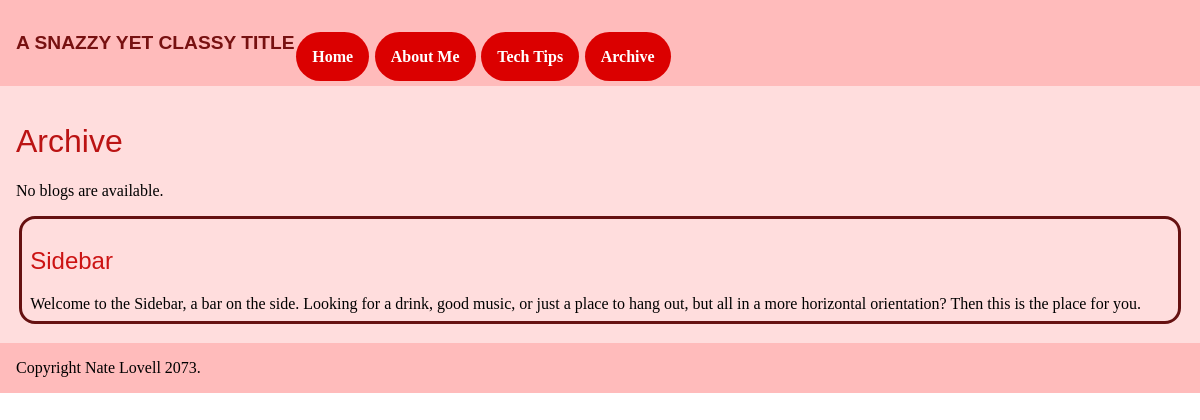
/blog/archive/, run on an earlier commit of the app's database.
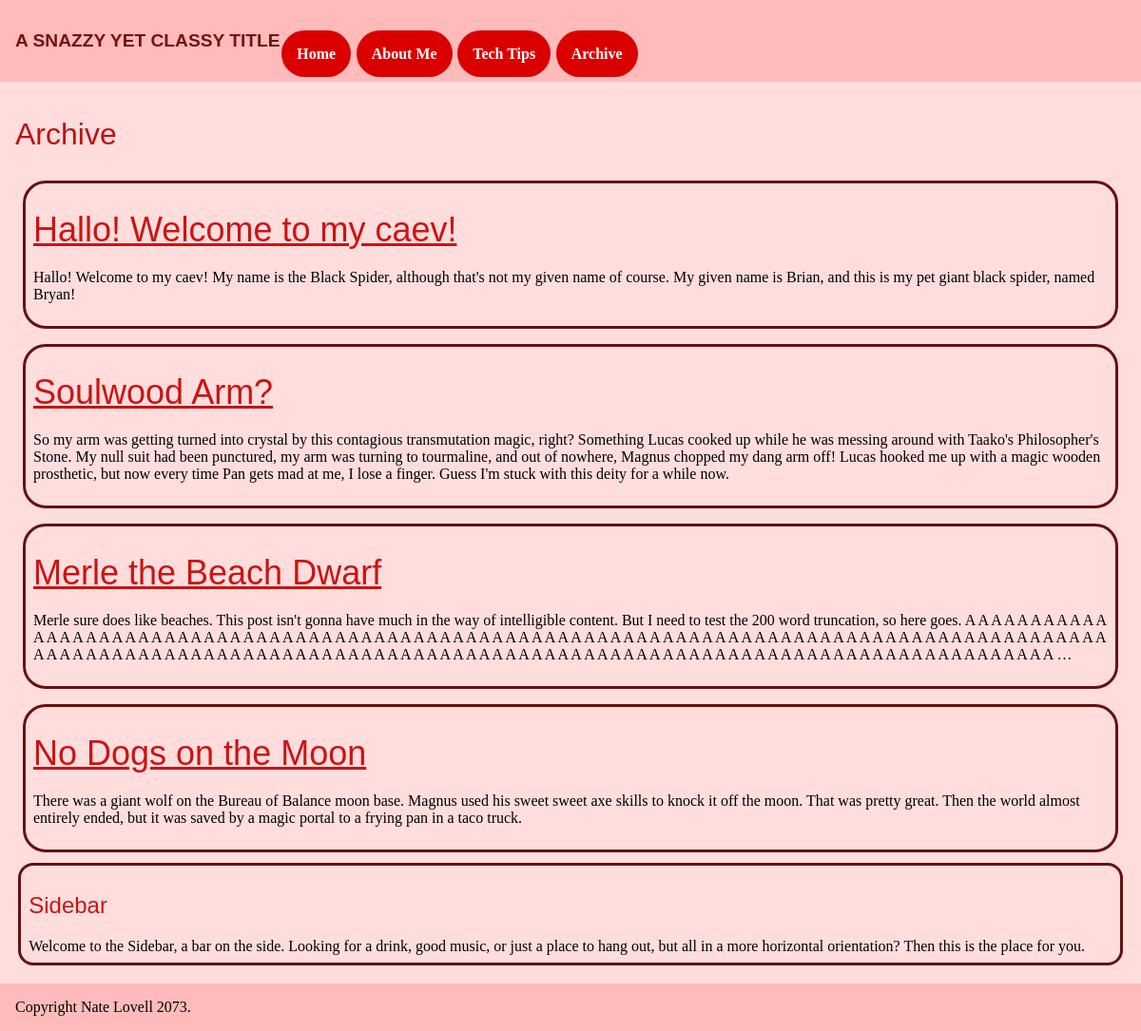
And on a later commit of the database.
### blog/models.py (models this page shows, shortened)
class Blog(models.Model):
    title = models.CharField(max_length=200)
    auth_name = models.CharField(max_length=50)
    content = models.CharField(max_length=25000)
    pub_date = models.DateTimeField('date published')

### blog/views.py (the view)
class ArchiveView(generic.ListView):
    template_name='blog/archive.html'
    context_object_name='blog_list'
    def get_queryset(self):
        return Blog.objects.order_by('-pub_date')

### blog/templates/blog/archive.html (shortened to what this page needs)
{% extends 'blog/base.html' %}
{% block main %}
    <h1>Archive</h1>
    {% if blog_list %}
        <div class="flex">
            <div class="flexcol">
                {% for blog in blog_list %}
                    <article class="blog">
                        <h2>
                            <a href="{% url 'blog:detail' blog.id %}">{{ blog.title }}</a>
                        </h2>
                        <p>
                            {{ blog.content|truncatewords:200 }}
                        </p>
                    </article>
                {% endfor %}
            </div>
        </div>
    {% else %}
        <p>No blogs are available.</p>
    {% endif %}
{% endblock %}

### blog/templates/blog/base.html (shortened to what this page needs)
<!DOCTYPE HTML>
<html lang="en-US">
    <head>
        <link rel="stylesheet" type="text/css" href="../../static/stylesheet.css">
    </head>
    <body>
        <header>
            <h2>A Snazzy Yet Classy Title</h2>
            <nav>
                    <li><a href="{% url 'blog:home' %}">Home</a></li>
                    <li><a href="{% url 'blog:about' %}">About Me</a></li>
                    <li><a href="{% url 'blog:tech' %}">Tech Tips</a></li>
                    <li><a href="{% url 'blog:archive' %}">Archive</a></li>
            </nav>
        </header>
        <main>
            {% block main %}
            {% endblock %}
            <aside>
                <h2>Sidebar</h2>
                Welcome to the Sidebar, a bar on the side. Looking for a drink, good music, or just a place to hang out, but all in a more horizontal orientation? Then this is the place for you.
            </aside>
        </main>
        <footer>
            Copyright Nate Lovell 2073.
        </footer>
    </body>
</html>

### blog/static/stylesheet.css (style rules this page uses)
html,body { margin:0; }
header, footer { padding:1em; background-color:#ffbbbb; display:flex; flex-direction:row; flex-wrap:wrap; }
header>h2 { font-weight:bold; font-size:1.2em; text-transform:uppercase; color:#771111; text-align:center; vertical-align:middle; font-family:sans-serif; }
header nav li { display: inline-block; text-align: center; margin-left:.1em; }
header nav a, header nav a:visited, button { background-color: #db0000; color: #ffffff; padding: 1em; text-decoration: none; border-radius:7em; font-weight:bold; }
main { background-color:#ffdddd; padding:1em; }
h1 { font-size:2em; font-family:sans-serif; color:#bb1313; font-weight:500; }
h2>a, h2 { font-size:1.5em; font-family:sans-serif; color:#cc1313; font-weight:400; }
.flex { display:flex; }
.flexcol { display:flex; flex-direction:column; flex-wrap:wrap; }
.blog { margin:.5em; padding:.5em; border-style:solid; border-width:medium; border-color:#661111; border-radius:1.5em; }
aside { flex:1; margin: .2em; border-style:solid; border-width:medium; border-radius:1em; padding:.5em; border-color:#661111; }

What changed in the data, as far as the page shows it:
added Blog: title "Hallo! Welcome to my caev!", content "Hallo! Welcome to my caev! My name is the Black Spider, although that's not my given name of course. My given name is Brian, and this is my pet giant black spider, named Bryan!"
added Blog: title "Soulwood Arm?", content "So my arm was getting turned into crystal by this contagious transmutation magic, right? Something Lucas cooked up while he was messing around with Taako's Philosopher's Stone. My null suit had been punctured, my arm was turning to tourmaline, and out of nowhere, Magnus chopped my dang arm off! Lucas hooked me up with a magic wooden prosthetic, but now every time Pan gets mad at me, I lose a finger. Guess I'm stuck with this deity for a while now."
added Blog: title "Merle the Beach Dwarf", content "Merle sure does like beaches. This post isn't gonna have much in the way of intelligible content. But I need to test the 200 word truncation, so here goes. A A A A A A A A A A A A A A A A A A A A A A A A A A A A A A A A A A A A A A A A A A A A A A A A A A A A A A A A A A A A A A A A A A A A A A A A A A A A A A A A A A A A A A A A A A A A A A A A A A A A A A A A A A A A A A A A A A A A A A A A A A A A A A A A A A A A A A A A A A A A A A A A A A A A A A A A A A A A A A A A A A A A A A A A A A A …"
added Blog: title "No Dogs on the Moon", content "There was a giant wolf on the Bureau of Balance moon base. Magnus used his sweet sweet axe skills to knock it off the moon. That was pretty great. Then the world almost entirely ended, but it was saved by a magic portal to a frying pan in a taco truck."
Also different on the page:
text no longer shown: "No blogs are available."
